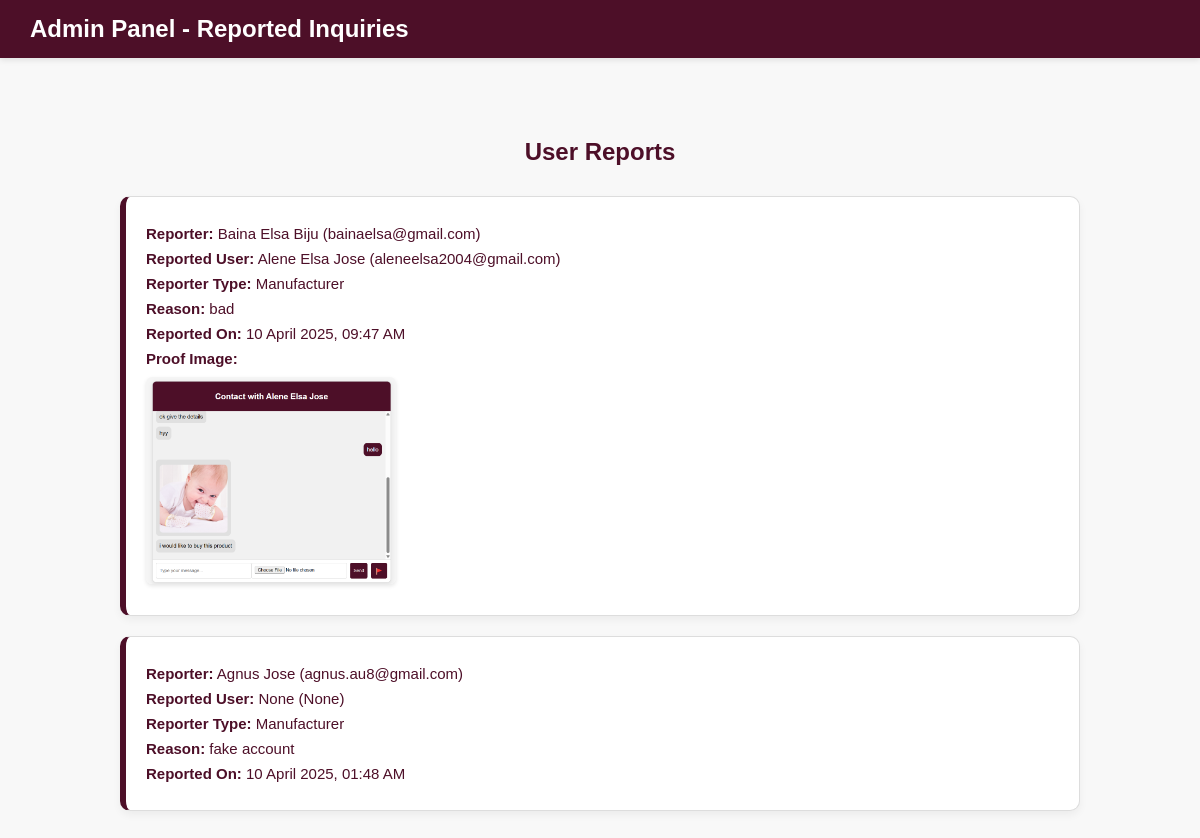
Screenshot of /admin/reports with the database file from the repository.
### tables this page shows
CREATE TABLE reports (
            id INTEGER PRIMARY KEY AUTOINCREMENT,
            reporter_id INTEGER,
            reported_id INTEGER,
            reporter_type TEXT,
            reason TEXT,
            proof_image TEXT,
            timestamp DATETIME DEFAULT CURRENT_TIMESTAMP
        );

CREATE TABLE users (
            id INTEGER PRIMARY KEY AUTOINCREMENT,
            name TEXT NOT NULL,
            email TEXT UNIQUE NOT NULL,
            password TEXT NOT NULL,
            user_type TEXT NOT NULL,
            profile_pic TEXT DEFAULT 'default_profile.jpg'
        , phone TEXT, whatsapp TEXT, address TEXT, description TEXT, username TEXT, suspended default 0, is_logged_in integer default 0);

### app.py (the view)
@app.route('/admin/reports')
def admin_reports():
    with sqlite3.connect("craftconnect.db") as conn:
        conn.row_factory = sqlite3.Row
        cursor = conn.cursor()
        cursor.execute("""
            SELECT r.*,
                   u1.name AS reporter_name, u1.email AS reporter_email,
                   u2.name AS reported_name, u2.email AS reported_email
            FROM reports r
            LEFT JOIN users u1 ON r.reporter_id = u1.id
            LEFT JOIN users u2 ON r.reported_id = u2.id
            ORDER BY r.timestamp DESC
        """)
        reports = cursor.fetchall()
        formatted_reports = []
        ist = pytz.timezone("Asia/Kolkata")
        for r in reports:
            original_time = datetime.strptime(r['timestamp'], "%Y-%m-%d %H:%M:%S")
            local_time = original_time.replace(tzinfo=pytz.utc).astimezone(ist)
            formatted_time = local_time.strftime("%d %B %Y, %I:%M %p")
            r = dict(r)
            r['formatted_time'] = formatted_time
            formatted_reports.append(r)
    return render_template("admin_reports.html", reports=formatted_reports)

### templates/admin_reports.html (shortened to what this page needs)
<!DOCTYPE html>
<html lang="en">
<head>
    <link rel="stylesheet" href="{{ url_for('static', filename='css/styles.css') }}">
</head>
<body>
    <div class="navbar">
        Admin Panel - Reported Inquiries
    </div>
    <div class="container">
        <h2>User Reports</h2>
        {% if reports %}
            {% for report in reports %}
                <div class="report-box">
                    <p><span class="report-label">Reporter:</span> {{ report['reporter_name'] }} ({{ report['reporter_email'] }})</p>
                    <p><span class="report-label">Reported User:</span> {{ report['reported_name'] }} ({{ report['reported_email'] }})</p>
                    <p><span class="report-label">Reporter Type:</span> {{ report['reporter_type'].capitalize() }}</p>
                    <p><span class="report-label">Reason:</span> {{ report['reason'] }}</p>
                    <p><span class="report-label">Reported On:</span> {{ report['formatted_time'] }}</p>
                    {% if report['proof_image'] %}
                        <p><span class="report-label">Proof Image:</span><br>
                        <img src="{{ url_for('static', filename='uploads/' + report['proof_image']) }}" alt="proof image"></p>
                    {% endif %}
                </div>
            {% endfor %}
        {% else %}
            <p class="no-reports">No reports have been submitted yet.</p>
        {% endif %}
    </div>
</body>
</html>

### static/css/styles.css (style rules this page uses)
body { margin: 0; padding: 0; overflow-x: hidden; font-family: Arial, sans-serif; background: white; color: #4D0F28; min-height: 100vh; box-sizing: border-box; width:100%; max-width: 100%; }
.navbar { display: flex; justify-content: space-between; align-items: center; padding: 15px 30px; background: #4D0F28; color: white; box-shadow: 0px 4px 8px rgba(0, 0, 0, 0.1); max-width: 100%; flex-wrap: wrap; }
* { outline: none; box-sizing: border-box; max-width: 100vw; }

### templates/admin_reports.html (style rules this page uses)
body { font-family: Arial, sans-serif; background-color: #f8f8f8; margin: 0; padding: 0; }
.navbar { width: 100%; background-color: #4D0F28; color: white; padding: 15px 30px; font-size: 24px; font-weight: bold; box-shadow: 0 2px 6px rgba(0,0,0,0.1); }
.container { max-width: 1000px; margin: 40px auto; padding: 20px; }
h2 { color: #4D0F28; text-align: center; margin-bottom: 30px; }
.report-box { background-color: white; border: 1px solid #ddd; border-left: 6px solid #4D0F28; padding: 20px; border-radius: 10px; margin-bottom: 20px; box-shadow: 0 4px 8px rgba(0,0,0,0.05); }
.report-box p { margin: 8px 0; font-size: 15px; }
.report-box img { max-width: 250px; border-radius: 6px; margin-top: 10px; box-shadow: 0 2px 4px rgba(0,0,0,0.1); }
.report-label { font-weight: bold; color: #4D0F28; }

### rows the page displays
reports: reporter_name "Baina Elsa Biju", reporter_email "bainaelsa@gmail.com", reported_name "Alene Elsa Jose", reported_email "aleneelsa2004@gmail.com", reporter_type "Manufacturer", reason "bad", formatted_time "10 April 2025, 09:47 AM", proof_image (picture)
reports: reporter_name "Agnus Jose", reporter_email "agnus.au8@gmail.com", reported_name "None", reported_email "None", reporter_type "Manufacturer", reason "fake account", formatted_time "10 April 2025, 01:48 AM"
